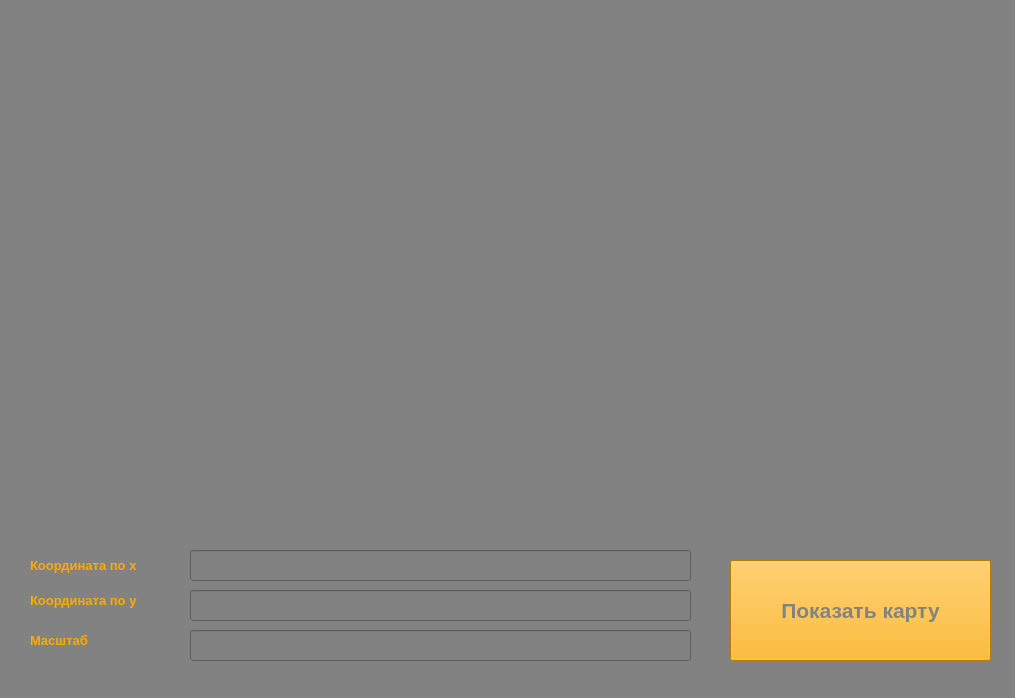
<?xml version="1.0" encoding="UTF-8"?>
<ui version="4.0">
 <class>MapGenerator</class>
 <widget class="QMainWindow" name="MapGenerator">
  <property name="geometry">
   <rect>
    <x>0</x>
    <y>0</y>
    <width>1015</width>
    <height>698</height>
   </rect>
  </property>
  <property name="font">
   <font>
    <weight>75</weight>
    <bold>true</bold>
   </font>
  </property>
  <property name="windowTitle">
   <string>Генератор карты</string>
  </property>
  <property name="styleSheet">
   <string notr="true">background-color: rgb(130, 130, 130);
color: rgb(255, 170, 0);</string>
  </property>
  <widget class="QWidget" name="centralwidget">
   <widget class="QLabel" name="map_widget">
    <property name="geometry">
     <rect>
      <x>40</x>
      <y>30</y>
      <width>931</width>
      <height>501</height>
     </rect>
    </property>
    <property name="font">
     <font>
      <pointsize>14</pointsize>
      <weight>75</weight>
      <bold>true</bold>
     </font>
    </property>
    <property name="text">
     <string/>
    </property>
   </widget>
   <widget class="QLineEdit" name="x_line">
    <property name="geometry">
     <rect>
      <x>190</x>
      <y>550</y>
      <width>501</width>
      <height>31</height>
     </rect>
    </property>
   </widget>
   <widget class="QLineEdit" name="y_line">
    <property name="geometry">
     <rect>
      <x>190</x>
      <y>590</y>
      <width>501</width>
      <height>31</height>
     </rect>
    </property>
   </widget>
   <widget class="QLineEdit" name="size_line">
    <property name="geometry">
     <rect>
      <x>190</x>
      <y>630</y>
      <width>501</width>
      <height>31</height>
     </rect>
    </property>
   </widget>
   <widget class="QLabel" name="x_label">
    <property name="geometry">
     <rect>
      <x>30</x>
      <y>555</y>
      <width>151</width>
      <height>21</height>
     </rect>
    </property>
    <property name="font">
     <font>
      <pointsize>10</pointsize>
      <weight>75</weight>
      <bold>true</bold>
     </font>
    </property>
    <property name="text">
     <string>Координата по x</string>
    </property>
   </widget>
   <widget class="QLabel" name="y_label">
    <property name="geometry">
     <rect>
      <x>30</x>
      <y>590</y>
      <width>151</width>
      <height>21</height>
     </rect>
    </property>
    <property name="font">
     <font>
      <pointsize>10</pointsize>
      <weight>75</weight>
      <bold>true</bold>
     </font>
    </property>
    <property name="text">
     <string>Координата по y</string>
    </property>
   </widget>
   <widget class="QLabel" name="size_label">
    <property name="geometry">
     <rect>
      <x>30</x>
      <y>630</y>
      <width>151</width>
      <height>21</height>
     </rect>
    </property>
    <property name="font">
     <font>
      <pointsize>10</pointsize>
      <weight>75</weight>
      <bold>true</bold>
     </font>
    </property>
    <property name="text">
     <string>&lt;html&gt;&lt;head/&gt;&lt;body&gt;&lt;p&gt;Масштаб&lt;/p&gt;&lt;/body&gt;&lt;/html&gt;</string>
    </property>
   </widget>
   <widget class="QPushButton" name="show_map">
    <property name="geometry">
     <rect>
      <x>730</x>
      <y>560</y>
      <width>261</width>
      <height>101</height>
     </rect>
    </property>
    <property name="font">
     <font>
      <pointsize>16</pointsize>
      <weight>75</weight>
      <bold>true</bold>
     </font>
    </property>
    <property name="styleSheet">
     <string notr="true">background-color: rgb(255, 170, 0);
color: rgb(130, 130, 130);</string>
    </property>
    <property name="text">
     <string>Показать карту</string>
    </property>
   </widget>
  </widget>
  <widget class="QStatusBar" name="statusbar"/>
 </widget>
 <resources/>
 <connections/>
</ui>
